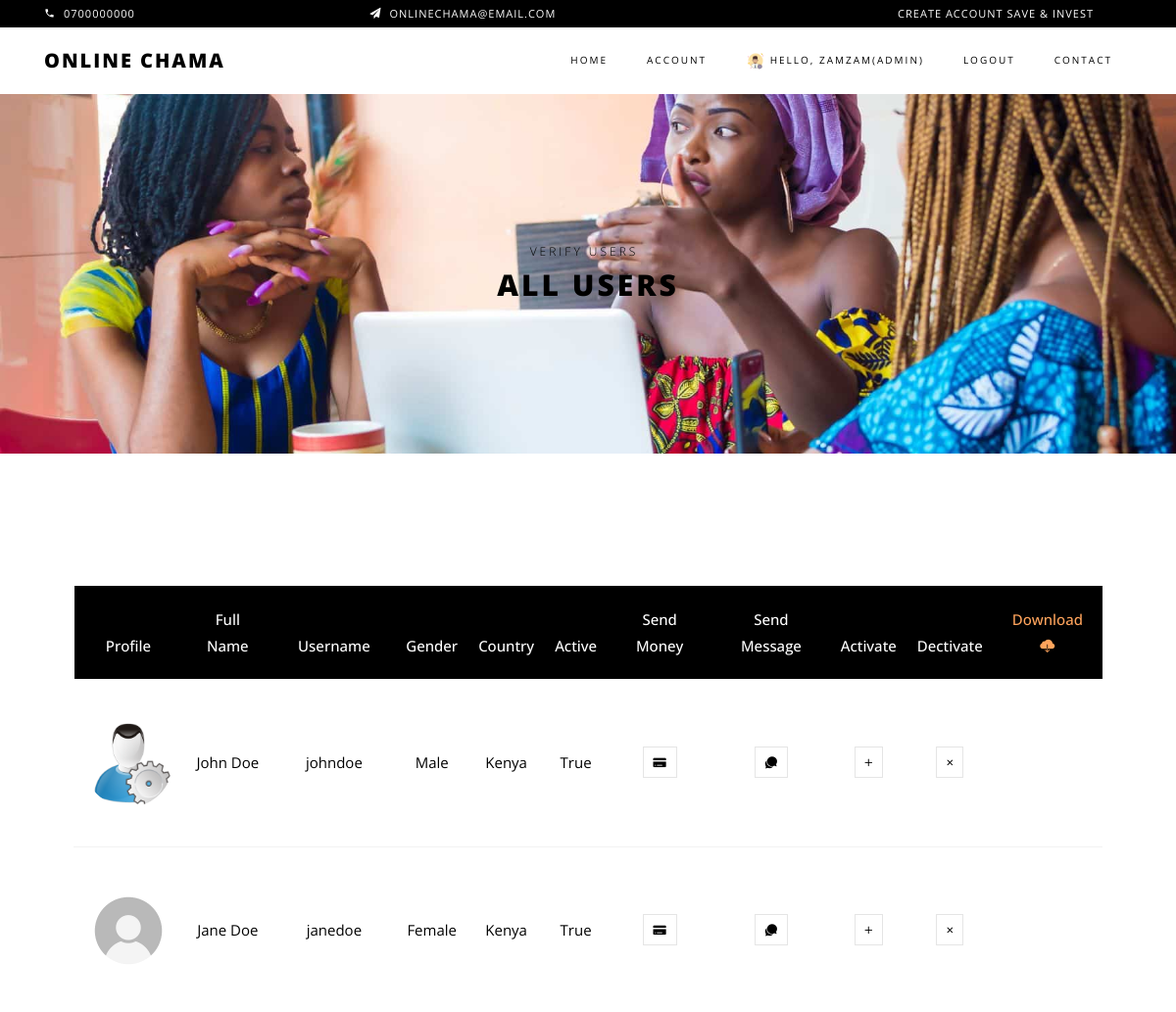
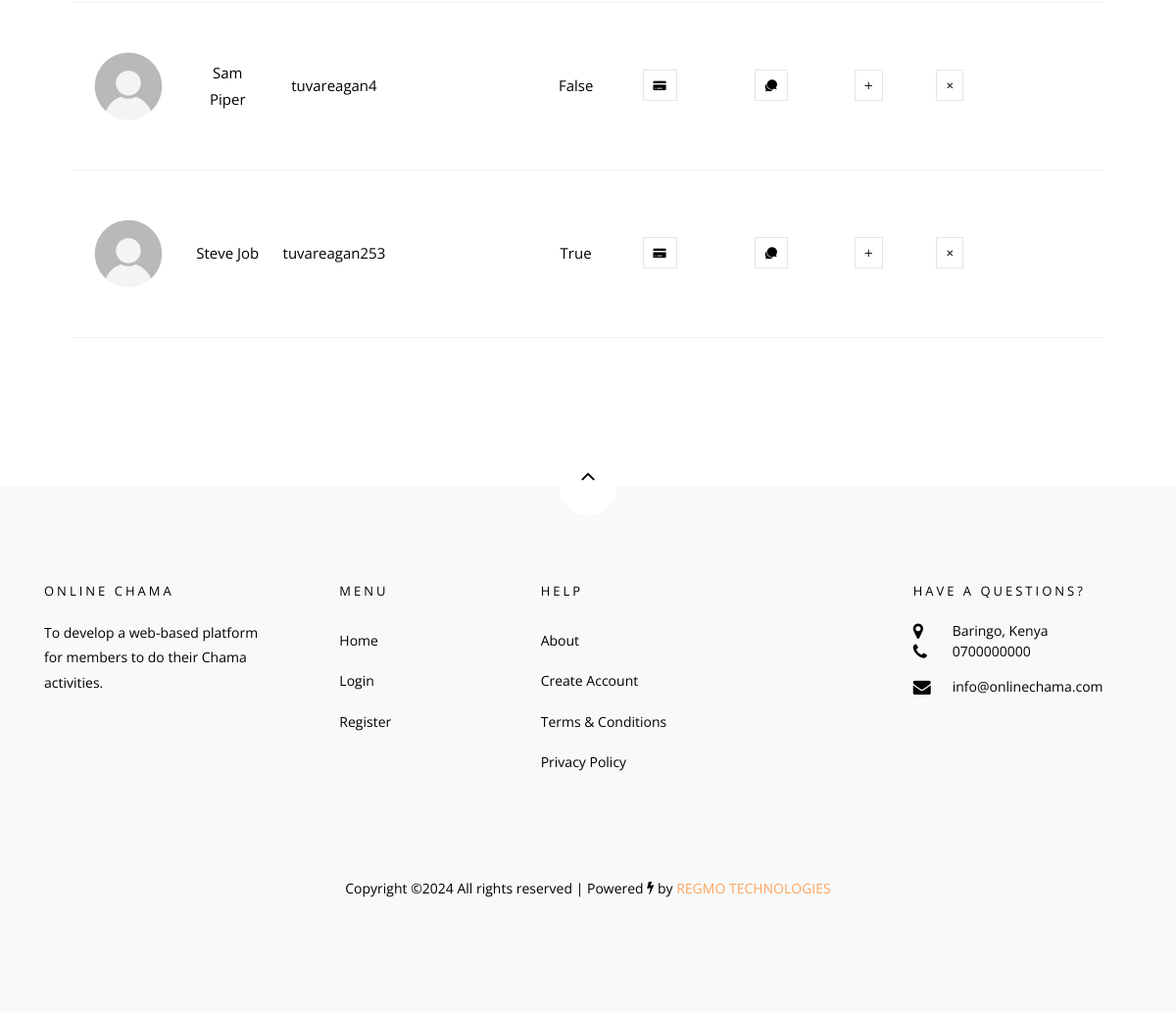
/savings/view_users/ (signed in), run on the app's committed database (2 pictures, top to bottom).
### users/models.py (models this page shows, shortened)
class Account(AbstractBaseUser):
    first_name = models.CharField(max_length=50)
    last_name = models.CharField(max_length=50)
    username = models.CharField(max_length=50, unique=True)
    email = models.EmailField(max_length=100, unique=True)
    phone_number = models.CharField(max_length=50)
    date_joined = models.DateTimeField(auto_now_add=True)
    last_login = models.DateTimeField(auto_now_add=True)
    is_admin = models.BooleanField(default=False)
    is_staff = models.BooleanField(default=False)
    is_active = models.BooleanField(default=False)
    is_superadmin = models.BooleanField(default=False)
    USERNAME_FIELD = 'email'
    REQUIRED_FIELDS = ['username', 'first_name', 'last_name']
    objects = MyAccountManager()

class UserProfile(models.Model):
    user = models.OneToOneField(Account, on_delete=models.CASCADE)
    gender = models.CharField(blank=True, max_length=20)
    profile_picture = models.ImageField(blank=True, upload_to='userprofile', default="userprofile/default.png")
    city = models.CharField(blank=True, max_length=20)
    country = models.CharField(blank=True, max_length=20)

### savings/views.py (the view)
# urls.py: path('view_users/', views.viewUsers, name="view_users"),
@login_required(login_url= 'login')
def viewUsers(request):
    user = request.user
    if  user.is_admin == True:
        users = UserProfile.objects.filter(user__is_admin=False)
        context = {
            'users': users
        }
        return render(request, 'savings/view_users.html', context)
    else:
        messages.error(request, "Access Route Denied!")
        return redirect('account')

### savings/templates/savings/view_users.html (shortened to what this page needs)
{% extends 'main.html' %}
{% load static %}
{% block content %}
<div class="hero-wrap hero-bread" style="background-image: url('/static/images/chama8.jpg');">
    <div class="container">
      <div class="row no-gutters slider-text align-items-center justify-content-center">
        <div class="col-md-9 ftco-animate text-center">
            <p class="breadcrumbs"><span class="mr-2"><a href="{% url 'account' %}">Verify Users</a></span> </p>
          <h1 class="mb-0 bread">All Users</h1>
        </div>
      </div>
    </div>
  </div>
<section class="ftco-section">
    <div class="container">
      <div class="row justify-content-center">
        <div class="col-xl-12 ftco-animate">
            <div class="row d-flex">
                <div class="col-md-12">
                    <div class="col-md-12 d-flex">
                        <div class="col-md-12 ftco-animate">
                            <div class="cart-list">
                                <table class="table">
                                    <thead class="thead-primary">
                                      <tr class="text-center">
                                        <th>Profile</th>
                                        <th>Full Name</th>
                                        <th>Username</th>
                                        <th>Gender</th>
                                        <th>Country</th>
                                        <th>Active</th>
                                        <th>Send Money</th>
                                        <th>Send Message</th>
                                        <th>Activate</th>
                                        <th>Dectivate</th>
                                        <th><a href="{% url 'all_users'  %}">Download <span class="ion-ios-cloud-download"></span></a></th>
                                      </tr>
                                    </thead>
                                    <tbody>
                                        {% for user in users %}
                                      <tr class="text-center">
                                        <td class="image-prod"><img src="{{user.profile_picture.url}}" alt="Avatar"  width="90" height="90" style="border-radius:50%"></div></td>
                                        <td class="price">{{user.user.first_name}} {{user.user.last_name}}</td>
                                        <td class="price">{{user.user.username}}</td>
                                        <td class="price">{{user.gender}}</td>
                                        <td class="price">{{user.country}}</td>
                                        <td class="price">{{user.user.is_active}}</td>
                                        <td class="product-remove"><a href="{% url 'sendmoney' user.id %}"><span class="ion-ios-card"></span></a></td>
                                        <td class="product-remove"><a href="{% url 'create-message' user.id %}"><span class="ion-ios-chatbubbles"></span></a></td>
                                        <td class="product-remove"><a href="{% url 'activate_user' user.id %}"><span class="ion-ios-add"></span></a></td>
                                        <td class="product-remove"><a href="{% url 'deactivate_user' user.id %}"><span class="ion-ios-close"></span></a></td>
                                        <td class="price"></td>
                                      {% endfor %}
                              </div>
                        </div>
                    </div>
                </div>
  </section>
{% endblock %}

### templates/main.html (shortened to what this page needs)
<!DOCTYPE html>
{% load static %}
<html lang="en">
  <head>
    <link rel="stylesheet" href="{% static 'css/open-iconic-bootstrap.min.css' %}">
    <link rel="stylesheet" href="{% static 'css/animate.css' %}">
    <link rel="stylesheet" href="{% static 'css/owl.carousel.min.css' %}">
    <link rel="stylesheet" href="{% static 'css/owl.theme.default.min.css' %}">
    <link rel="stylesheet" href="{% static 'css/magnific-popup.css' %}">
    <link rel="stylesheet" href="{% static 'css/aos.css' %}">
    <link rel="stylesheet" href="{% static 'css/ionicons.min.css' %}">
    <link rel="stylesheet" href="{% static 'css/bootstrap-datepicker.css' %}">
    <link rel="stylesheet" href="{% static 'css/jquery.timepicker.css' %}">
    <link rel="stylesheet" href="{% static 'css/flaticon.css' %}">
    <link rel="stylesheet" href="{% static 'css/icomoon.css' %}">
    <link rel="stylesheet" href="{% static 'css/style.css' %}">
  </head>
  <body class="goto-here">
		<div class="py-1 bg-black">
    	<div class="container">
    		<div class="row no-gutters d-flex align-items-start align-items-center px-md-0">
	    		<div class="col-lg-12 d-block">
		    		<div class="row d-flex">
		    			<div class="col-md pr-4 d-flex topper align-items-center">
					    	<div class="icon mr-2 d-flex justify-content-center align-items-center"><span class="icon-phone2"></span></div>
						    <span class="text">0700000000</span>
					    </div>
					    <div class="col-md pr-4 d-flex topper align-items-center">
					    	<div class="icon mr-2 d-flex justify-content-center align-items-center"><span class="icon-paper-plane"></span></div>
						    <span class="text">onlinechama@email.com</span>
					    </div>
					    <div class="col-md-5 pr-4 d-flex topper align-items-center text-lg-right">
						    <span class="text">Create Account Save &amp; Invest</span>
					    </div>
				    </div>
			    </div>
		    </div>
		  </div>
    </div>
    {% include 'includes/navbar.html' %}
    {% block content %}
    {% endblock content %}
    <footer class="ftco-footer bg-light ftco-section">
      <div class="container">
      	<div class="row">
      		<div class="mouse">
						<a href="#" class="mouse-icon">
							<div class="mouse-wheel"><span class="ion-ios-arrow-up"></span></div>
						</a>
					</div>
      	</div>
        <div class="row mb-5">
          <div class="col-md">
            <div class="ftco-footer-widget mb-4">
              <h2 class="ftco-heading-2">Online Chama</h2>
              <p>To develop a web-based platform for members to do their Chama activities.</p>
              <ul class="ftco-footer-social list-unstyled float-md-left float-lft mt-5">
              </ul>
            </div>
          </div>
          <div class="col-md">
            <div class="ftco-footer-widget mb-4 ml-md-5">
              <h2 class="ftco-heading-2">Menu</h2>
              <ul class="list-unstyled">
                <li><a href="#" class="py-2 d-block">Home</a></li>
                <li><a href="#" class="py-2 d-block">Login</a></li>
                <li><a href="#" class="py-2 d-block">Register</a></li>
              </ul>
            </div>
          </div>
          <div class="col-md-4">
             <div class="ftco-footer-widget mb-4">
              <h2 class="ftco-heading-2">Help</h2>
              <div class="d-flex">
	              <ul class="list-unstyled mr-l-5 pr-l-3 mr-4">
	                <li><a href="#" class="py-2 d-block">About</a></li>
	                <li><a href="#" class="py-2 d-block">Create Account</a></li>
	                <li><a href="#" class="py-2 d-block">Terms &amp; Conditions</a></li>
	                <li><a href="#" class="py-2 d-block">Privacy Policy</a></li>
	              </ul>
	            </div>
            </div>
          </div>
          <div class="col-md">
            <div class="ftco-footer-widget mb-4">
            	<h2 class="ftco-heading-2">Have a Questions?</h2>
            	<div class="block-23 mb-3">
	              <ul>
	                <li><span class="icon icon-map-marker"></span><span class="text">Baringo, Kenya</span></li>
	                <li><a href="#"><span class="icon icon-phone"></span><span class="text">0700000000</span></a></li>
	                <li><a href="#"><span class="icon icon-envelope"></span><span class="text">info@onlinechama.com</span></a></li>
	              </ul>
	            </div>
            </div>
          </div>
        </div>
        <div class="row">
          <div class="col-md-12 text-center">
            <p>
						  Copyright &copy;<script>document.write(new Date().getFullYear());</script> All rights reserved | Powered <i class="icon-flash color-danger" aria-hidden="true"></i> by <a href="https://regmotechnologies.co.ke/" target="_blank">REGMO TECHNOLOGIES</a>
						</p>
          </div>
        </div>
      </div>
    </footer>
  </body>
</html>

### templates/includes/navbar.html (shortened to what this page needs)
{% load static %}
<nav class="navbar navbar-expand-lg navbar-dark ftco_navbar bg-dark ftco-navbar-light" id="ftco-navbar">
	    <div class="container">
	      <a class="navbar-brand" href="{% url 'home' %}">Online Chama</a>
	      <div class="collapse navbar-collapse" id="ftco-nav">
	        <ul class="navbar-nav ml-auto">
	          <li class="nav-item active"><a href="{% url 'home' %}" class="nav-link">Home</a></li>
			  {% if request.user.is_authenticated %}
			  <li class="nav-item"><a href="{% url 'account' %}" class="nav-link">Account</a></li>
			  <li class="nav-item"><a href="{% url 'account' %}" class="nav-link"><img src="{{user.userprofile.profile_picture.url}}" alt="Avatar"  width="20" height="20" style="border-radius:50%"> Hello, {{user.first_name}}{% if user.is_admin == True %}(Admin){% endif %} </a></li>
			  <li class="nav-item"><a href="{% url 'logout' %}" class="nav-link">Logout</a></li>
			  {% else %}
	          <li class="nav-item"><a href="{% url 'login' %}" class="nav-link">Login</a></li>
	          <li class="nav-item"><a href="{% url 'register' %}" class="nav-link">Register</a></li>
			  {% endif %}
			  <li class="nav-item"><a href="{% url 'contact' %}" class="nav-link">Contact</a></li>
	        </ul>
	      </div>
	    </div>
	  </nav>

### static/css/icomoon.css (style rules this page uses)
[class^="icon-"], [class*=" icon-"] { font-family: 'icomoon' !important; speak: none; font-style: normal; font-weight: normal; font-variant: normal; text-transform: none; line-height: 1; -webkit-font-smoothing: antialiased; -moz-osx-font-smoothing: grayscale; }
.icon-map-marker:before { content: "\f041"; }
.icon-phone:before { content: "\f095"; }
.icon-envelope:before { content: "\f0e0"; }
.icon-flash:before { content: "\f0e7"; }
.icon-paper-plane:before { content: "\f1d8"; }
.icon-phone2:before { content: "\e0cd"; }

### data on the page
Account: userprofile.profile_picture (picture), first_name "ZAMZAM"
UserProfile: profile_picture (picture), user.first_name "John", user.last_name "Doe", user.username "johndoe", gender "Male", country "Kenya", user.is_active "True"
UserProfile: profile_picture (placeholder picture), user.first_name "Jane", user.last_name "Doe", user.username "janedoe", gender "Female", country "Kenya", user.is_active "True"
UserProfile: profile_picture (placeholder picture), user.first_name "Sam", user.last_name "Piper", user.username "tuvareagan4", user.is_active "False"
UserProfile: profile_picture (placeholder picture), user.first_name "Steve", user.last_name "Job", user.username "tuvareagan253", user.is_active "True"
